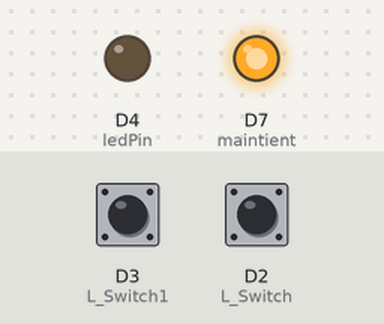
The sketch below on a simulated ESP8266 (NodeMCU). Parts: output pins drawn as LEDs (lit = HIGH). Inputs (shaded band) come from the test bench; at power-on: D3 (L_Switch1) HIGH, D2 (L_Switch) HIGH. What the sketch prints to the serial monitor is not drawn.

Above: at 1.2 s.
1.3 s: D3 (L_Switch1) pulled LOW for 0.15 s
At 1.37 s:
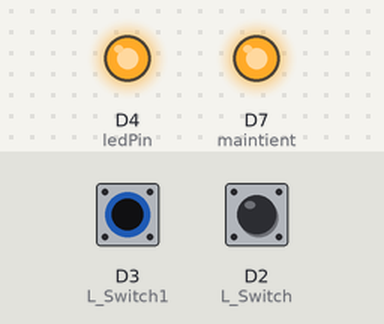
4.4 s: D3 (L_Switch1) pulled LOW for 3.2 s
At 8.2 s:
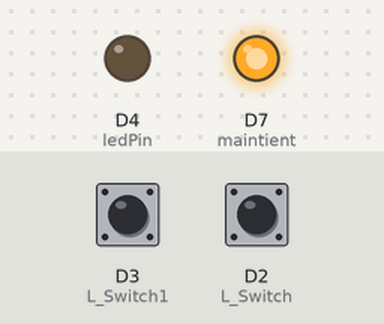
9.1 s: D2 (L_Switch) pulled LOW for 3.2 s
At 10.5 s:
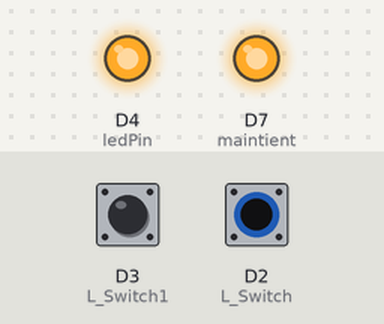
Timing chart, 0 to 13.8 s (numbered marks = the images above; inputs shaded):
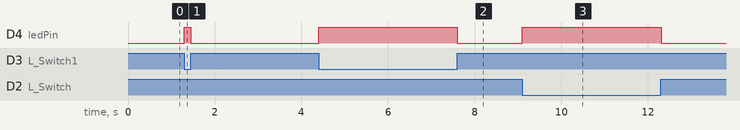

Measured:
- after the input at 1.3 s, D4 (ledPin): LOW → HIGH at once, → LOW 0.15 s later
- after the input at 4.4 s, D4 (ledPin): LOW → HIGH at once, → LOW 3.2 s later
- after the input at 9.1 s, D4 (ledPin): LOW → HIGH at once, → LOW 3.2 s later

The sketch:

MASTER.ino
```cpp
///////////////////////// Code write by Jean fortuno //////////////////////////

//        mise à jour 25/09/2024
// __________________________________________WARNING
/*
TACHE NON FINI: 25/09/2024
-Réception variable envoyé par les slaves
 */

#include <ESP8266WiFi.h>
#include <ESPAsyncTCP.h>
#include <ESPAsyncWebServer.h>
#include <espnow.h>

#define L_Switch D2
#define L_Switch1 D3
#define maintient D7
#define ledPin D4

String value;
bool lws_status;
bool old_lws_status;
bool lws_status1;
bool old_lws_status1;
const char* ssid = "Fortico2";
const char* password = "Fortico.2";

bool ledState = 0;
bool receivedLedState;

bool alarmState;// pour l'alarme

AsyncWebServer server(80);
AsyncWebSocket ws("/ws");

// Define the MAC address of the slave ESP8266
uint8_t slaveMacAddr[] = {0x52, 0x02, 0x91, 0x5A, 0x22, 0xEA};  // Slave 3


// Limitation du nombre de clients WebSocket
const int maxClients = 10;

const char index_html[] PROGMEM = R"rawliteral(
/////html

)rawliteral";

//________________________Slave_Receve
void OnDataRecv(uint8_t *mac, uint8_t *data, uint8_t len) {


  // ______________Slave 3__________
 if (memcmp(mac, slaveMacAddr, 6) == 0) {
    memcpy(&receivedLedState, data, sizeof(receivedLedState));
    Serial.print("État de la LED de l'esclave 3 reçu : ");
      if (receivedLedState== HIGH) {
      Serial.println("A1");
      value = "A1";
    } else {
      Serial.println("B1");
      value = "B1";
    }
  }
  notifyClients();
}//___________________fin slave recev

void setup() {
  Serial.begin(115200);
  pinMode(ledPin, OUTPUT);
  pinMode(maintient, OUTPUT);
  pinMode(L_Switch, INPUT_PULLUP);
  pinMode(L_Switch1, INPUT_PULLUP);

  WiFi.mode(WIFI_STA);
  WiFi.softAP(ssid, password);
  IPAddress apIP(192, 168, 4, 1);
  WiFi.softAPConfig(apIP, apIP, IPAddress(255, 255, 255, 0));

  Serial.println("Création du point d'accès Wi-Fi...");
  Serial.println("Point d'accès Wi-Fi créé !");
  Serial.print("Adresse IP du point d'accès : ");
  Serial.println(WiFi.softAPIP());
  if (esp_now_init() != 0) {
    Serial.println("Error initializing ESP-NOW");
    return;
  }
  else Serial.println("ESP-NOW ok");
  //____________________________________________ pour définir les roles des modules
  esp_now_set_self_role(ESP_NOW_ROLE_CONTROLLER);

  esp_now_add_peer(slaveMacAddr, ESP_NOW_ROLE_SLAVE, 1, NULL, 0);

  esp_now_register_recv_cb(OnDataRecv);

  initWebSocket();

  server.on("/", HTTP_GET, [](AsyncWebServerRequest *request){
    request->send_P(200, "text/html", index_html, processor);
  });

  server.begin();
}

void loop() {
  digitalWrite(maintient, HIGH);
  lws_status = digitalRead(L_Switch);
  lws_status1 = digitalRead(L_Switch1);

  if (lws_status != old_lws_status) {
    ledState = !ledState;
    notifyClients();
    old_lws_status = lws_status;
  }
  else if (lws_status1 != old_lws_status1) {
    ledState = !ledState;
    notifyClients();
    old_lws_status1 = lws_status1;
  }

  ws.cleanupClients();
  digitalWrite(ledPin, ledState);
//Serial.println(value);

if (ledState == HIGH) value = '1';
else value = '0';
}
//_____________________________________fonction pour notifier les clients
void notifyClients() {
  ws.textAll(String(value));

}

void handleWebSocketMessage(void *arg, uint8_t *data, size_t len) {
  AwsFrameInfo *info = (AwsFrameInfo*)arg;
  if (info->final && info->index == 0 && info->len == len && info->opcode == WS_TEXT) {
    data[len] = 0;
     String message = String((char *)data);
    // controle All
    if (strcmp((char*)data, "toggleAll") == 0) {
      ledState = !ledState;
      notifyClients();
       uint8_t msg[] = {0xFF};  // Message to toggle LED on slave
      esp_now_send(slaveMacAddr, msg, sizeof(msg));

    }
     else if (strcmp((char*)data, "toggle") == 0) {
      ledState = !ledState;
      notifyClients();
    }
    //___________________________fonction de mise à jour
     else if(strcmp((char*)data, "firsttoggle") == 0){
     //_________________________bouton3
    //__________________________AlarmSysteme
      if (alarmState== HIGH) {
      value = "OFF";
      notifyClients();
    } else {
      value = "ON";
      notifyClients();
    }

      notifyClients();
    }

    else if (strcmp((char*)data, "toggle_slave1") == 0) {
      uint8_t msg[] = {0xFF};  // Message to toggle LED on slave
      esp_now_send(slaveMacAddr, msg, sizeof(msg));
      Serial.println("envoyer au slave");
    }
     else if (message == "formatageSlave") {

      notifyClients();
      uint8_t msg[] = { 0xEF };
      esp_now_send(slaveMacAddr, msg, sizeof(msg));
    }
    }
   }
    //____________________________________Code pour le vérou


void onEvent(AsyncWebSocket *server, AsyncWebSocketClient *client, AwsEventType type,
             void *arg, uint8_t *data, size_t len) {
  switch (type) {
    case WS_EVT_CONNECT:
      Serial.printf("WebSocket client #%u connected from %s\n", client->id(), client->remoteIP().toString().c_str());
      if (ws.count() >= maxClients) {
        client->close();
        Serial.println("Client disconnected: maximum clients reached");
      }
      break;
    case WS_EVT_DISCONNECT:
      Serial.printf("WebSocket client #%u disconnected\n", client->id());
      break;
    case WS_EVT_DATA:
      handleWebSocketMessage(arg, data, len);
      break;
    case WS_EVT_PONG:
    case WS_EVT_ERROR:
      Serial.printf("WebSocket error: client #%u\n", client->id());
      break;
  }
}

void initWebSocket() {
  ws.onEvent(onEvent);
  server.addHandler(&ws);
}

String processor(const String& var) {
  if (var == "STATE") {
    return (ledState) ? "OFF" : "ON";
  }
  return String();
}
```
